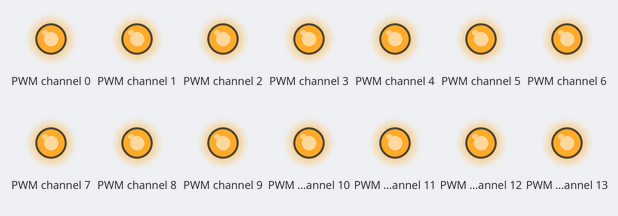
Simulated run of this program. Board: Raspberry Pi (BCM pin numbers). On the bench: output pins drawn as LEDs (lit = HIGH). Library files of the repository ran but are not shown: pca9685.py. At 0.6 s the program stops and its outputs stay as they are.

Above: at 0.7 s.
Timing chart, 0 to 2.1 s (numbered marks = the images above):
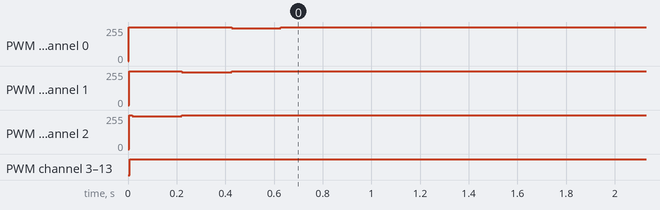

Measured:
- by itself, PWM channel 0: 0/255 → 255/255 at 0.00 s, → 246/255 0.42 s later, → 255/255 0.20 s later
- by itself, PWM channel 1: 0/255 → 255/255 at 0.00 s, → 246/255 0.22 s later, → 255/255 0.20 s later
- by itself, PWM channel 2: 0/255 → 246/255 at 0.00 s, → 255/255 0.22 s later
- by itself, PWM channel 3–13: LOW → HIGH at 0.01 s

The program:

startup.py
```python
from HAL.i2c.pca9685 import PCA9685
from HAL import leddriver
from time import sleep

driver = PCA9685(0x40)
led = leddriver.LEDDriver()


def set_floating(pin):
	driver.write_to_register(driver.LEDX_YY_Z(pin, 0, 1), 1<<4)
	driver.write_to_register(driver.LEDX_YY_Z(pin, 1, 1), 0)


driver.write_to_register(driver.MODE1, 1)
driver.write_to_register(driver.MODE2, 0)
for p in range(16):
	set_floating(p)

led.led_rgb(100, 0, 0)
sleep(0.2)
led.led_rgb(0, 100, 0)
sleep(0.2)
led.led_rgb(0, 0, 100)
sleep(0.2)
led.led_off()
```

leddriver.py
```python
if __name__ == "__main__":
	from i2c import pca9685
	import time
else:
	from HAL.i2c import pca9685


class LEDDriver:
	intensity = 0

	def __init__(self, intensity=5, pihat_version=4):
		self.led_intensity(intensity)
		self.controller = pca9685.PCA9685(0x40, pca9685.PCA9685.OPENDRAIN)

		self.led_off()

	def led_off(self):
		for i in range(3):
			self.controller.write_to_register(self.controller.LEDX_YY_Z(i, 0, 1), 1 << 4)
			self.controller.write_to_register(self.controller.LEDX_YY_Z(i, 1, 1), 0)

	def led_on(self):
		self._set_duty((255 >> 3)*self.intensity, 2)
		self._set_duty((255 >> 3)*self.intensity, 1)
		self._set_duty((255 >> 3)*self.intensity, 0)

	def led_rgb(self, r, g, b):
		assert 0x00 <= r <= 0xFF
		assert 0x00 <= g <= 0xFF
		assert 0x00 <= b <= 0xFF

		self._set_duty((r >> 3)*self.intensity, 2)
		self._set_duty((g >> 3)*self.intensity, 1)
		self._set_duty((b >> 3)*self.intensity, 0)

	def led_intensity(self, i):
		self.intensity = int(i*1.28)

	def _set_duty(self, duty, diode):
		assert diode in range(3)
		assert 0 <= duty <= 0x0fff
		duty_ = 0x0fff - duty

		self.controller.write_to_register(self.controller.LEDX_YY_Z(diode, 0, 1), (duty >> 8) & 0x0f)
		self.controller.write_to_register(self.controller.LEDX_YY_Z(diode, 1, 1), (duty_ >> 8) & 0x0f)
		self.controller.write_to_register(self.controller.LEDX_YY_Z(diode, 0, 0), duty & 0x00ff)
		self.controller.write_to_register(self.controller.LEDX_YY_Z(diode, 1, 0), duty_ & 0x00ff)


if __name__ == "__main__":
	L = LEDDriver()
	L.led_on()
	time.sleep(1)
	L.led_rgb(120, 0, 120)
	time.sleep(1)
	L.led_off()
```
